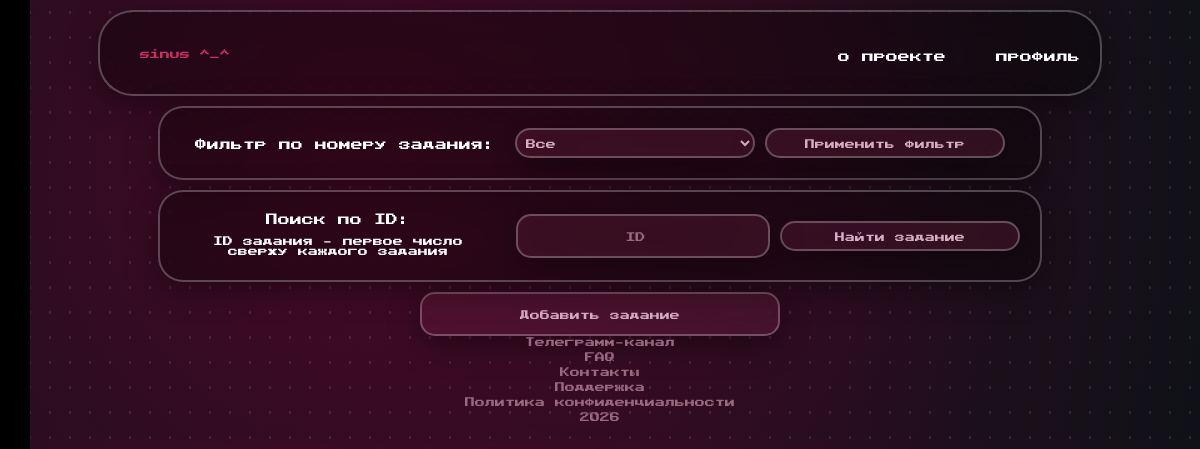
The page /tasks?task_id=24 (signed in) on the database as committed earlier.
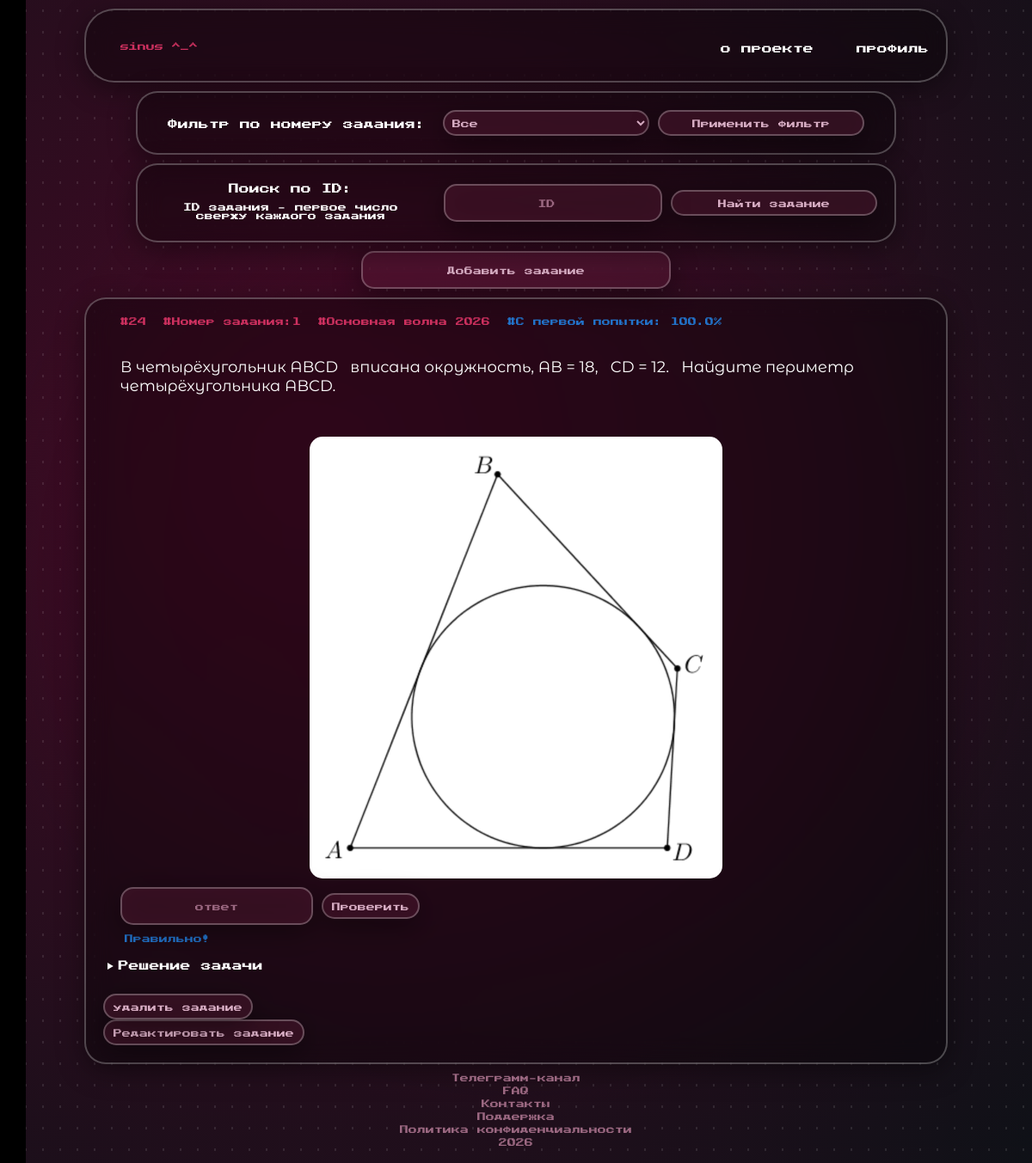
The same page on the database as committed later.
### tables this page shows
CREATE TABLE tasks(
            id INTEGER PRIMARY KEY,
            number INTEGER,
            source TEXT,
            text TEXT,
            solution TEXT,
            answer TEXT
        , image TEXT);

### routes/tasks.py (the view)
@tasks_bp.route('/tasks')
@regs_only
def tasks():
    user_id = session.get('user_id')
    number = request.args.get('number')
    task_id = request.args.get('task_id')
    conn = get_db()
    cur = conn.cursor()
    query = '''
        SELECT tasks.*, COALESCE(user_tasks.status,'Задача еще не решена') AS status FROM tasks
        LEFT JOIN user_tasks
        ON tasks.id=user_tasks.task_id AND user_tasks.user_id=?
        WHERE 1=1
    '''
    options = [user_id]
    if number:
        query += ' AND tasks.number=?'
        options.append(number)
    if task_id:
        query += ' AND tasks.id=?'
        options.append(task_id)
    cur.execute(query, options)
    tasks_list = cur.fetchall()
    cur.execute('''
        SELECT task_id, COUNT(*) AS total, SUM(CASE WHEN attempt_number=1 AND correct=1 THEN 1 ELSE 0 END) AS correct_first_attempts
        FROM task_attempts
        GROUP BY task_id
    ''')
    stats_raw = cur.fetchall()
    stats = {}
    for r in stats_raw:
        t_id = r['task_id']
        total = r[1]
        first_attempts = r[2]
        percent = (first_attempts / total) * 100 if total > 0 else 0
        stats[t_id] = round(percent, 2)
    conn.close()
    return render_template('tasks.html', tasks=tasks_list, stats=stats)

### database.py (called while the page is built)
def get_db():
    conn = sqlite3.connect(DATABASE)
    conn.row_factory = sqlite3.Row
    return conn

### templates/tasks.html (shortened to what this page needs)
<!DOCTYPE html>
<html lang="en">
    <head>
        <link rel="stylesheet" href="https://cdn.jsdelivr.net/npm/katex@0.16.9/dist/katex.min.css">
        <link rel="stylesheet" href="{{ url_for('static', filename='css/style.css') }}">
    </head>
    <body>
        <header class="header" style="width:80%">
            <ul class="header__list1">
                <li>
                    <p class="classification main_Thing">sinus ^_^</p>
                </li>
            </ul>
            <ul class="header__list2">
                <li>
                    <a href="{{url_for('main.about')}}" class="lighttext main_Thing">о проекте</a>
                </li>
                <li>
                    <a href="{{url_for('auth.profile')}}" class="lighttext main_Thing">профиль</a>
                </li>
            </ul>
        </header>
        <form method="GET" action="{{url_for('tasks.tasks')}}" class="filterForm">
            <div class="filter_labels">
                <label style="font-size:12px; margin: auto 0 auto 0">Фильтр по номеру задания:</label>
            </div>
            <div class="filterButtons">
                <select name="number" class="buttons lightBox main_Thing filter_button">
                    <option value="">Все</option>
                </select>
                <button type="submit" class="buttons lightBox main_Thing filter_button">Применить фильтр</button>
            </div>
        </form>
        <form method="GET" action="{{url_for('tasks.tasks')}}" class="filterForm">
            <div class="filter_labels">
                <label style="font-size:12px;">Поиск по ID:</label>
                <label class="heading" style="font-size:10px;">ID задания - первое число сверху каждого задания</label>
            </div>
            <div class="filterButtons">
                <input type="number" name="task_id" class="lightBox buttons main_Thing filter_button" placeholder="ID">
                <button type="submit" class="buttons lightBox main_Thing filter_button">Найти задание</button>
            </div>
        </form>
        {% if session['role']=='admin' %}
            <button onclick="openTaskAdding()" class="buttons lightBox add_Task main_Thing">Добавить задание</button>
        {% endif %}
        {% for task in tasks %}
            <div class="task">
                <div class="tasksClasses">
                    <p class="classification">#{{task['id']}}</p>
                    <p class="classification">#Номер задания:{{task['number']}}
                    <p class="classification">#{{task['source']}}</p>
                    <p class="classification blue">#C первой попытки: {{ stats[task['id']] }}%</p>
                </div>
                <p class="taskText">{{task['text']}}</p>
                {% if task['image'] %}
                    <img src="{{url_for('static',filename=task['image'])}}?v={{task['id']}}" class="task_image">
                {% endif %}
                <div class="phoneButtons filterButtons">
                    <input id="input-{{ task['id'] }}" class="lightBox buttons main_Thing" placeholder="ответ">
                    <button onclick="checkAnswer({{ task['id'] }})" class="lightBox buttons main_Thing">Проверить</button>
                </div>
                <p id="result-{{task['id']}}"
                class="answers {% if task['status']=='Правильно!' %}
                    blue
                {% elif task['status']=='Неправильно!' %}
                    red
                {% else %}
                    white
                {% endif %}">
                    {{task['status']}}
                </p>
                <details
                    id="solution-{{ task['id'] }}"
                    >
                    <summary class="main_Thing">Решение задачи</summary>
                </details>
                {% if session.get('role')=='admin' %}
                    <form method="POST" action="{{url_for('tasks.delete_task', task_id=task['id'])}}">
                        <button class="buttons lightBox main_Thing" type="submit">удалить задание</button>
                    </form>
                    <button class="buttons lightBox main_Thing" onclick="editTask(this)"
                        data-id="{{task['id']}}"
                        data-number="{{task['number']}}"
                        data-source="{{task['source']}}"
                        data-text="{{task['text']}}"
                        data-solution="{{task['solution']}}"
                        data-answer="{{task['answer']}}"
                    >Редактировать задание</button>
                {%endif%}
            </div>
        {% endfor %}
        <ul class="smallInfo">
            <li><a href="https://t.me/karznl">Телеграмм-канал</a></li>
            <li><a href="/">FAQ</a></li>
            <li><button class="textButton" onclick="openContacts()">Контакты</button></li>
            <li><a href="/">Поддержка</a></li>
            <li><a href="{{url_for('main.privacypolicy')}}">Политика конфиденциальности</a></li>
            <li>2026</li>
        </ul>
        <div class="sidebar" id="sidebar">
            <a href="{{url_for('main.error')}}" class="name sidebar_text">настя синус</a>
            <ul class="listThings">
                <li><a href="{{url_for('main.home')}}" class="lighttext sidebar_text">Основная страница</a></li>
                <li><a href="{{url_for('tasks.tasks')}}" class="lighttext sidebar_text">Банк заданий</a></li>
                <li><a href="{{url_for('tasks.tests')}}" class="lighttext sidebar_text">Варианты уровня ЕГЭ</a></li>
                <li><a href="{{url_for('tasks.mistakes')}}" class="lighttext sidebar_text">Работа над ошибками</a></li>
                <li><a href="{{url_for('tasks.statistics')}}" class="lighttext sidebar_text">Статистика</a></li>
                <li><a href="{{url_for('auth.logout')}}" class="lighttext sidebar_text">Выход</a></li>
            </ul>
        </div>
    </body>
</html>

### static/css/base/variables.css (style rules this page uses)
:root { --bg-main-1: #4409253c; --bg-main-2: #440925; --bg-main-3: #0f1117; --bg-solid: #000000; --grid-dots:#ffffff; --background-color:#00000051; --card-bg: rgba(0, 0, 0, 0.32); --card-border: rgba(255, 255, 255, 0.26); --card-shadow: rgba(0, 0, 0, 0.4); --text-color: #ffffff; --text-secondary: #9b6881; --text-accent: #d70668; --text-hover: rgb(215, 173, 195); --glow-color: rgb(205, 10, 108); --heading-color: #ffffff42; --links-color: #ffffff; --time-color:#5c394a; --btn-bg: #75234551; --btn-change-bg: #94034772; --input-bg: #440925; --sidebar-bg: #000000; --sidebar-text: #ffffff; --task-text: white; --button-color:#158113; --button-bg:#1581137b; --chart-bg:#ff1b7e6b;; }

### static/css/base/global.css (style rules this page uses)
* { padding: 0; }
html, body { inset: 0; background: radial-gradient( circle at center, var(--bg-main-1) 0%, var(--bg-main-1) 30%, transparent 70% ), radial-gradient( circle at 30% 40%, var(--bg-main-2), var(--bg-main-3) ); font-family: 'MyFont', sans-serif; color: white; margin: 0; background-color: var(--bg-solid); }
body::before { content: ""; position: fixed; inset: 0; background-image: radial-gradient(var(--grid-dots) 1px, transparent 1px); background-size: 20px 25px; opacity: 0.1; }
a { text-decoration: none; position: relative; z-index: 9999; }
.lighttext { transition: 0.3s; }
.lightBox { position: relative; }
.lightBox::after { content: ''; position: absolute; inset: 0; border-radius: inherit; box-shadow: 0 0 20px var(--glow-color); opacity: 0; transition: opacity 0.3s ease-in-out; pointer-events: none; z-index: 1; }
.heading { display: flex; justify-content: center; padding: 5px; color: var(--heading-color); }
img { display: block; margin: 0 auto; }

### static/css/components/card.css (style rules this page uses)
.studentsProfile, .rate, .secondColumn, .thirdColumn, .mainProfile, .task, .noMistakes, .filterForm, .typeTasks, .information, .toast, .header, .modal { background-color: var(--background-color) !important; border-radius: 25px; border: 2px solid var(--card-border) !important; backdrop-filter: blur(15px); -webkit-backdrop-filter: blur(15px); box-shadow: 0 8px 32px var(--card-shadow); color: white; transition: background-color 0.3s ease, border-color 0.3s ease, color 0.3s ease; }
.heading, .questions { color: var(--text-color); }

### static/css/components/header.css (style rules this page uses)
.header { margin: 10px auto 0 auto; border-radius: 35px; padding: 20px; width: 92%; display: flex; align-items: center; }
.header__list1 { display: flex; list-style: none; color: #d70668; }
.header__list2 { display: flex; gap: 50px; list-style: none; margin: auto 0 auto auto; }
.main_Thing { font-size: 12px; color:var(--text-color); }

### static/css/components/sidebar.css (style rules this page uses)
.sidebar { position: fixed; top: 0; left: -220px; width: 210px; height: 100%; background: var(--sidebar-bg); padding: 20px; transition: 0.3s ease; display: flex; flex-direction: column; z-index: 9999; }
.listThings { margin-top: auto; list-style: none; }
.listThings li+li { margin-top: 25px; }
.sidebar_text { color:var(--sidebar-text); }

### static/css/components/buttons.css (style rules this page uses)
.buttons { background-color: var(--btn-bg) !important; font-family: 'MyFont', sans-serif; color: var(--text-hover) !important; border-radius: 15px; border: 2px solid var(--card-border) !important; backdrop-filter: blur(15px); -webkit-backdrop-filter: blur(15px); box-shadow: 0 8px 32px var(--card-shadow); height: 30px; padding: 5px 10px; font-size: 10px; display: flex; justify-content: center; align-items: center; cursor: pointer; transition: background-color 0.3s ease, color 0.3s ease, border-color 0.3s ease; }
.textButton { font-family: 'MyFont', sans-serif; background: none; border: none; padding: 0; margin: 0; color: inherit; font-size: 10px; cursor: pointer; display: inline; vertical-align: baseline; position: relative; z-index: 10; pointer-events: auto; }
.phoneButtons { width: 30%; display: flex; align-items: center; margin-left: 20px; }

### static/css/components/forms.css (style rules this page uses)
form { position: relative; z-index: 9999; }
input { background-color: #440925; border-radius: 15px; color: #d70668; position: relative; z-index: 9999; }
input::placeholder { font-family: 'MyFont', sans-serif; color: #9b6881; text-align: center; font-size: 10px; }

### static/css/pages/profile.css (style rules this page uses)
.name { margin-bottom: auto; }

### static/css/pages/about.css (style rules this page uses)
details { position: relative; z-index: 9999; }
summary { height: 30px; padding: 10px 5px; color: #9b6881; }
.smallInfo { display: flex; flex-direction: column; justify-content: center; align-items: center; margin: auto auto 20px auto; font-size: 10px; list-style: none; z-index: 9999; }
.smallInfo a, .smallInfo li { color: var(--text-secondary); }
.smallInfo li+li { margin-top: 5px; }

Rows that differ between the two databases and show on the page:
added tasks: id "24", number "1", source "Основная волна 2026", stats "100.0", text "В четырёхугольник ABCD вписана окружность, AB = 18, CD = 12. Найдите периметр четырёхугольника ABCD.", image (picture), status "Правильно!"
